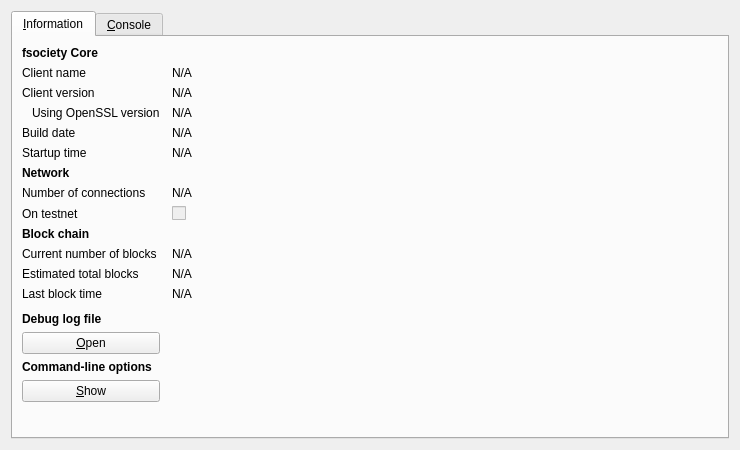
<?xml version="1.0" encoding="UTF-8"?>
<ui version="4.0">
 <class>RPCConsole</class>
 <widget class="QDialog" name="RPCConsole">
  <property name="geometry">
   <rect>
    <x>0</x>
    <y>0</y>
    <width>740</width>
    <height>450</height>
   </rect>
  </property>
  <property name="windowTitle">
   <string>fsociety - Debug window</string>
  </property>
  <layout class="QVBoxLayout" name="verticalLayout_2">
   <item>
    <widget class="QTabWidget" name="tabWidget">
     <property name="currentIndex">
      <number>0</number>
     </property>
     <widget class="QWidget" name="tab_info">
      <attribute name="title">
       <string>&amp;Information</string>
      </attribute>
      <layout class="QGridLayout" name="gridLayout" columnstretch="0,1">
       <property name="horizontalSpacing">
        <number>12</number>
       </property>
       <item row="0" column="0">
        <widget class="QLabel" name="label_9">
         <property name="font">
          <font>
           <weight>75</weight>
           <bold>true</bold>
          </font>
         </property>
         <property name="text">
          <string>fsociety Core</string>
         </property>
        </widget>
       </item>
       <item row="1" column="0">
        <widget class="QLabel" name="label_5">
         <property name="text">
          <string>Client name</string>
         </property>
        </widget>
       </item>
       <item row="1" column="1">
        <widget class="QLabel" name="clientName">
         <property name="cursor">
          <cursorShape>IBeamCursor</cursorShape>
         </property>
         <property name="text">
          <string>N/A</string>
         </property>
         <property name="textFormat">
          <enum>Qt::PlainText</enum>
         </property>
         <property name="textInteractionFlags">
          <set>Qt::LinksAccessibleByMouse|Qt::TextSelectableByKeyboard|Qt::TextSelectableByMouse</set>
         </property>
        </widget>
       </item>
       <item row="2" column="0">
        <widget class="QLabel" name="label_6">
         <property name="text">
          <string>Client version</string>
         </property>
        </widget>
       </item>
       <item row="2" column="1">
        <widget class="QLabel" name="clientVersion">
         <property name="cursor">
          <cursorShape>IBeamCursor</cursorShape>
         </property>
         <property name="text">
          <string>N/A</string>
         </property>
         <property name="textFormat">
          <enum>Qt::PlainText</enum>
         </property>
         <property name="textInteractionFlags">
          <set>Qt::LinksAccessibleByMouse|Qt::TextSelectableByKeyboard|Qt::TextSelectableByMouse</set>
         </property>
        </widget>
       </item>
       <item row="3" column="0">
        <widget class="QLabel" name="label_14">
         <property name="text">
          <string>Using OpenSSL version</string>
         </property>
         <property name="indent">
          <number>10</number>
         </property>
        </widget>
       </item>
       <item row="3" column="1">
        <widget class="QLabel" name="openSSLVersion">
         <property name="cursor">
          <cursorShape>IBeamCursor</cursorShape>
         </property>
         <property name="text">
          <string>N/A</string>
         </property>
         <property name="textFormat">
          <enum>Qt::PlainText</enum>
         </property>
         <property name="textInteractionFlags">
          <set>Qt::LinksAccessibleByMouse|Qt::TextSelectableByKeyboard|Qt::TextSelectableByMouse</set>
         </property>
        </widget>
       </item>
       <item row="4" column="0">
        <widget class="QLabel" name="label_12">
         <property name="text">
          <string>Build date</string>
         </property>
        </widget>
       </item>
       <item row="4" column="1">
        <widget class="QLabel" name="buildDate">
         <property name="cursor">
          <cursorShape>IBeamCursor</cursorShape>
         </property>
         <property name="text">
          <string>N/A</string>
         </property>
         <property name="textFormat">
          <enum>Qt::PlainText</enum>
         </property>
         <property name="textInteractionFlags">
          <set>Qt::LinksAccessibleByMouse|Qt::TextSelectableByKeyboard|Qt::TextSelectableByMouse</set>
         </property>
        </widget>
       </item>
       <item row="5" column="0">
        <widget class="QLabel" name="label_13">
         <property name="text">
          <string>Startup time</string>
         </property>
        </widget>
       </item>
       <item row="5" column="1">
        <widget class="QLabel" name="startupTime">
         <property name="cursor">
          <cursorShape>IBeamCursor</cursorShape>
         </property>
         <property name="text">
          <string>N/A</string>
         </property>
         <property name="textFormat">
          <enum>Qt::PlainText</enum>
         </property>
         <property name="textInteractionFlags">
          <set>Qt::LinksAccessibleByMouse|Qt::TextSelectableByKeyboard|Qt::TextSelectableByMouse</set>
         </property>
        </widget>
       </item>
       <item row="6" column="0">
        <widget class="QLabel" name="label_11">
         <property name="font">
          <font>
           <weight>75</weight>
           <bold>true</bold>
          </font>
         </property>
         <property name="text">
          <string>Network</string>
         </property>
        </widget>
       </item>
       <item row="7" column="0">
        <widget class="QLabel" name="label_7">
         <property name="text">
          <string>Number of connections</string>
         </property>
        </widget>
       </item>
       <item row="7" column="1">
        <widget class="QLabel" name="numberOfConnections">
         <property name="cursor">
          <cursorShape>IBeamCursor</cursorShape>
         </property>
         <property name="text">
          <string>N/A</string>
         </property>
         <property name="textFormat">
          <enum>Qt::PlainText</enum>
         </property>
         <property name="textInteractionFlags">
          <set>Qt::LinksAccessibleByMouse|Qt::TextSelectableByKeyboard|Qt::TextSelectableByMouse</set>
         </property>
        </widget>
       </item>
       <item row="8" column="0">
        <widget class="QLabel" name="label_8">
         <property name="text">
          <string>On testnet</string>
         </property>
        </widget>
       </item>
       <item row="8" column="1">
        <widget class="QCheckBox" name="isTestNet">
         <property name="enabled">
          <bool>false</bool>
         </property>
         <property name="text">
          <string/>
         </property>
        </widget>
       </item>
       <item row="9" column="0">
        <widget class="QLabel" name="label_10">
         <property name="font">
          <font>
           <weight>75</weight>
           <bold>true</bold>
          </font>
         </property>
         <property name="text">
          <string>Block chain</string>
         </property>
        </widget>
       </item>
       <item row="10" column="0">
        <widget class="QLabel" name="label_3">
         <property name="text">
          <string>Current number of blocks</string>
         </property>
        </widget>
       </item>
       <item row="10" column="1">
        <widget class="QLabel" name="numberOfBlocks">
         <property name="cursor">
          <cursorShape>IBeamCursor</cursorShape>
         </property>
         <property name="text">
          <string>N/A</string>
         </property>
         <property name="textFormat">
          <enum>Qt::PlainText</enum>
         </property>
         <property name="textInteractionFlags">
          <set>Qt::LinksAccessibleByMouse|Qt::TextSelectableByKeyboard|Qt::TextSelectableByMouse</set>
         </property>
        </widget>
       </item>
       <item row="11" column="0">
        <widget class="QLabel" name="label_4">
         <property name="text">
          <string>Estimated total blocks</string>
         </property>
        </widget>
       </item>
       <item row="11" column="1">
        <widget class="QLabel" name="totalBlocks">
         <property name="cursor">
          <cursorShape>IBeamCursor</cursorShape>
         </property>
         <property name="text">
          <string>N/A</string>
         </property>
         <property name="textFormat">
          <enum>Qt::PlainText</enum>
         </property>
         <property name="textInteractionFlags">
          <set>Qt::LinksAccessibleByMouse|Qt::TextSelectableByKeyboard|Qt::TextSelectableByMouse</set>
         </property>
        </widget>
       </item>
       <item row="12" column="0">
        <widget class="QLabel" name="label_2">
         <property name="text">
          <string>Last block time</string>
         </property>
        </widget>
       </item>
       <item row="12" column="1">
        <widget class="QLabel" name="lastBlockTime">
         <property name="cursor">
          <cursorShape>IBeamCursor</cursorShape>
         </property>
         <property name="text">
          <string>N/A</string>
         </property>
         <property name="textFormat">
          <enum>Qt::PlainText</enum>
         </property>
         <property name="textInteractionFlags">
          <set>Qt::LinksAccessibleByMouse|Qt::TextSelectableByKeyboard|Qt::TextSelectableByMouse</set>
         </property>
        </widget>
       </item>
       <item row="13" column="0">
        <spacer name="verticalSpacer_2">
         <property name="orientation">
          <enum>Qt::Vertical</enum>
         </property>
         <property name="sizeHint" stdset="0">
          <size>
           <width>20</width>
           <height>20</height>
          </size>
         </property>
        </spacer>
       </item>
       <item row="14" column="0">
        <widget class="QLabel" name="labelDebugLogfile">
         <property name="font">
          <font>
           <weight>75</weight>
           <bold>true</bold>
          </font>
         </property>
         <property name="text">
          <string>Debug log file</string>
         </property>
        </widget>
       </item>
       <item row="15" column="0">
        <widget class="QPushButton" name="openDebugLogfileButton">
         <property name="toolTip">
          <string>Open the fsociety debug log file from the current data directory. This can take a few seconds for large log files.</string>
         </property>
         <property name="text">
          <string>&amp;Open</string>
         </property>
         <property name="autoDefault">
          <bool>false</bool>
         </property>
        </widget>
       </item>
       <item row="16" column="0">
        <widget class="QLabel" name="labelCLOptions">
         <property name="font">
          <font>
           <weight>75</weight>
           <bold>true</bold>
          </font>
         </property>
         <property name="text">
          <string>Command-line options</string>
         </property>
        </widget>
       </item>
       <item row="17" column="0">
        <widget class="QPushButton" name="showCLOptionsButton">
         <property name="toolTip">
          <string>Show the fsociety-Qt help message to get a list with possible fsociety command-line options.</string>
         </property>
         <property name="text">
          <string>&amp;Show</string>
         </property>
         <property name="autoDefault">
          <bool>false</bool>
         </property>
        </widget>
       </item>
       <item row="18" column="0">
        <spacer name="verticalSpacer">
         <property name="orientation">
          <enum>Qt::Vertical</enum>
         </property>
         <property name="sizeHint" stdset="0">
          <size>
           <width>20</width>
           <height>40</height>
          </size>
         </property>
        </spacer>
       </item>
      </layout>
     </widget>
     <widget class="QWidget" name="tab_console">
      <attribute name="title">
       <string>&amp;Console</string>
      </attribute>
      <layout class="QVBoxLayout" name="verticalLayout_3">
       <property name="spacing">
        <number>3</number>
       </property>
       <item>
        <widget class="QTextEdit" name="messagesWidget">
         <property name="minimumSize">
          <size>
           <width>0</width>
           <height>100</height>
          </size>
         </property>
         <property name="readOnly">
          <bool>true</bool>
         </property>
         <property name="tabKeyNavigation" stdset="0">
          <bool>false</bool>
         </property>
         <property name="columnCount" stdset="0">
          <number>2</number>
         </property>
        </widget>
       </item>
       <item>
        <layout class="QHBoxLayout" name="horizontalLayout">
         <property name="spacing">
          <number>3</number>
         </property>
         <item>
          <widget class="QLabel" name="label">
           <property name="text">
            <string notr="true">&gt;</string>
           </property>
          </widget>
         </item>
         <item>
          <widget class="QLineEdit" name="lineEdit"/>
         </item>
         <item>
          <widget class="QPushButton" name="clearButton">
           <property name="maximumSize">
            <size>
             <width>24</width>
             <height>24</height>
            </size>
           </property>
           <property name="toolTip">
            <string>Clear console</string>
           </property>
           <property name="text">
            <string/>
           </property>
           <property name="icon">
            <iconset resource="../bitcoin.qrc">
             <normaloff>:/icons/remove</normaloff>:/icons/remove</iconset>
           </property>
           <property name="shortcut">
            <string notr="true">Ctrl+L</string>
           </property>
           <property name="autoDefault">
            <bool>false</bool>
           </property>
          </widget>
         </item>
        </layout>
       </item>
      </layout>
     </widget>
    </widget>
   </item>
  </layout>
 </widget>
 <resources>
  <include location="../bitcoin.qrc"/>
 </resources>
 <connections/>
</ui>
